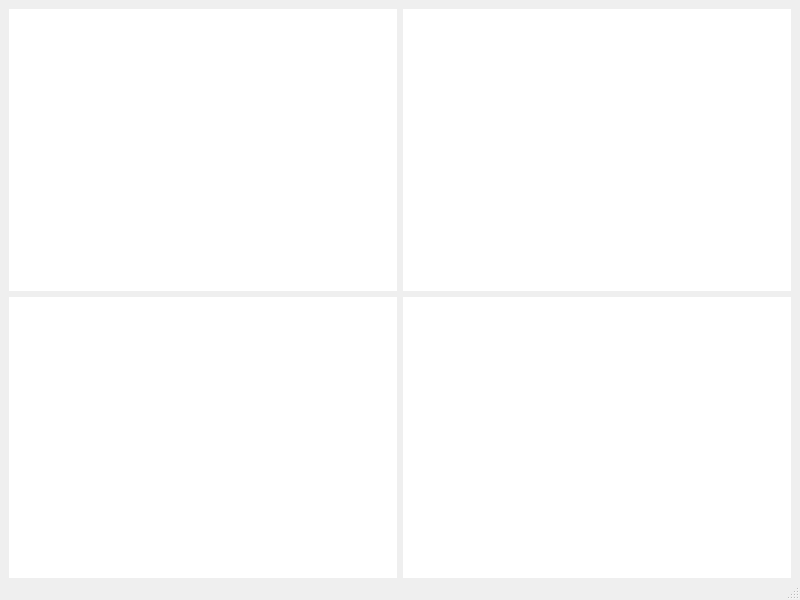
<?xml version="1.0" encoding="UTF-8"?>
<ui version="4.0">
 <class>MainWindow</class>
 <widget class="QMainWindow" name="MainWindow">
  <property name="geometry">
   <rect>
    <x>0</x>
    <y>0</y>
    <width>800</width>
    <height>600</height>
   </rect>
  </property>
  <property name="windowTitle">
   <string>文本比对</string>
  </property>
  <widget class="QWidget" name="centralwidget">
   <layout class="QGridLayout" name="gridLayout">
    <property name="bottomMargin">
     <number>0</number>
    </property>
    <item row="0" column="0">
     <widget class="QPlainTextEdit" name="plainTextEdit_old">
      <property name="sizePolicy">
       <sizepolicy hsizetype="Expanding" vsizetype="Expanding">
        <horstretch>0</horstretch>
        <verstretch>0</verstretch>
       </sizepolicy>
      </property>
      <property name="palette">
       <palette>
        <active>
         <colorrole role="Window">
          <brush brushstyle="SolidPattern">
           <color alpha="255">
            <red>255</red>
            <green>255</green>
            <blue>255</blue>
           </color>
          </brush>
         </colorrole>
        </active>
        <inactive>
         <colorrole role="Window">
          <brush brushstyle="SolidPattern">
           <color alpha="255">
            <red>255</red>
            <green>255</green>
            <blue>255</blue>
           </color>
          </brush>
         </colorrole>
        </inactive>
        <disabled>
         <colorrole role="Base">
          <brush brushstyle="SolidPattern">
           <color alpha="255">
            <red>255</red>
            <green>255</green>
            <blue>255</blue>
           </color>
          </brush>
         </colorrole>
         <colorrole role="Window">
          <brush brushstyle="SolidPattern">
           <color alpha="255">
            <red>255</red>
            <green>255</green>
            <blue>255</blue>
           </color>
          </brush>
         </colorrole>
        </disabled>
       </palette>
      </property>
      <property name="autoFillBackground">
       <bool>true</bool>
      </property>
      <property name="styleSheet">
       <string notr="true"/>
      </property>
      <property name="frameShape">
       <enum>QFrame::Shape::NoFrame</enum>
      </property>
      <property name="frameShadow">
       <enum>QFrame::Shadow::Sunken</enum>
      </property>
      <property name="lineWrapMode">
       <enum>QPlainTextEdit::LineWrapMode::NoWrap</enum>
      </property>
     </widget>
    </item>
    <item row="1" column="0">
     <widget class="QTextBrowser" name="textBrowser_old">
      <property name="palette">
       <palette>
        <active>
         <colorrole role="Window">
          <brush brushstyle="SolidPattern">
           <color alpha="255">
            <red>255</red>
            <green>255</green>
            <blue>255</blue>
           </color>
          </brush>
         </colorrole>
        </active>
        <inactive>
         <colorrole role="Window">
          <brush brushstyle="SolidPattern">
           <color alpha="255">
            <red>255</red>
            <green>255</green>
            <blue>255</blue>
           </color>
          </brush>
         </colorrole>
        </inactive>
        <disabled>
         <colorrole role="Base">
          <brush brushstyle="SolidPattern">
           <color alpha="255">
            <red>255</red>
            <green>255</green>
            <blue>255</blue>
           </color>
          </brush>
         </colorrole>
         <colorrole role="Window">
          <brush brushstyle="SolidPattern">
           <color alpha="255">
            <red>255</red>
            <green>255</green>
            <blue>255</blue>
           </color>
          </brush>
         </colorrole>
        </disabled>
       </palette>
      </property>
      <property name="font">
       <font>
        <family>Courier</family>
       </font>
      </property>
      <property name="autoFillBackground">
       <bool>true</bool>
      </property>
      <property name="styleSheet">
       <string notr="true"/>
      </property>
      <property name="frameShape">
       <enum>QFrame::Shape::NoFrame</enum>
      </property>
      <property name="frameShadow">
       <enum>QFrame::Shadow::Sunken</enum>
      </property>
      <property name="lineWidth">
       <number>1</number>
      </property>
      <property name="lineWrapMode">
       <enum>QTextEdit::LineWrapMode::NoWrap</enum>
      </property>
     </widget>
    </item>
    <item row="0" column="1">
     <widget class="QPlainTextEdit" name="plainTextEdit_new">
      <property name="sizePolicy">
       <sizepolicy hsizetype="Expanding" vsizetype="Expanding">
        <horstretch>0</horstretch>
        <verstretch>0</verstretch>
       </sizepolicy>
      </property>
      <property name="palette">
       <palette>
        <active>
         <colorrole role="Window">
          <brush brushstyle="SolidPattern">
           <color alpha="255">
            <red>255</red>
            <green>255</green>
            <blue>255</blue>
           </color>
          </brush>
         </colorrole>
        </active>
        <inactive>
         <colorrole role="Window">
          <brush brushstyle="SolidPattern">
           <color alpha="255">
            <red>255</red>
            <green>255</green>
            <blue>255</blue>
           </color>
          </brush>
         </colorrole>
        </inactive>
        <disabled>
         <colorrole role="Base">
          <brush brushstyle="SolidPattern">
           <color alpha="255">
            <red>255</red>
            <green>255</green>
            <blue>255</blue>
           </color>
          </brush>
         </colorrole>
         <colorrole role="Window">
          <brush brushstyle="SolidPattern">
           <color alpha="255">
            <red>255</red>
            <green>255</green>
            <blue>255</blue>
           </color>
          </brush>
         </colorrole>
        </disabled>
       </palette>
      </property>
      <property name="autoFillBackground">
       <bool>true</bool>
      </property>
      <property name="styleSheet">
       <string notr="true"/>
      </property>
      <property name="frameShape">
       <enum>QFrame::Shape::NoFrame</enum>
      </property>
      <property name="lineWrapMode">
       <enum>QPlainTextEdit::LineWrapMode::NoWrap</enum>
      </property>
     </widget>
    </item>
    <item row="1" column="1">
     <widget class="QTextBrowser" name="textBrowser_new">
      <property name="palette">
       <palette>
        <active>
         <colorrole role="Window">
          <brush brushstyle="SolidPattern">
           <color alpha="255">
            <red>255</red>
            <green>255</green>
            <blue>255</blue>
           </color>
          </brush>
         </colorrole>
        </active>
        <inactive>
         <colorrole role="Window">
          <brush brushstyle="SolidPattern">
           <color alpha="255">
            <red>255</red>
            <green>255</green>
            <blue>255</blue>
           </color>
          </brush>
         </colorrole>
        </inactive>
        <disabled>
         <colorrole role="Base">
          <brush brushstyle="SolidPattern">
           <color alpha="255">
            <red>255</red>
            <green>255</green>
            <blue>255</blue>
           </color>
          </brush>
         </colorrole>
         <colorrole role="Window">
          <brush brushstyle="SolidPattern">
           <color alpha="255">
            <red>255</red>
            <green>255</green>
            <blue>255</blue>
           </color>
          </brush>
         </colorrole>
        </disabled>
       </palette>
      </property>
      <property name="font">
       <font>
        <family>Courier</family>
       </font>
      </property>
      <property name="autoFillBackground">
       <bool>true</bool>
      </property>
      <property name="styleSheet">
       <string notr="true"/>
      </property>
      <property name="frameShape">
       <enum>QFrame::Shape::NoFrame</enum>
      </property>
      <property name="lineWrapMode">
       <enum>QTextEdit::LineWrapMode::NoWrap</enum>
      </property>
     </widget>
    </item>
   </layout>
  </widget>
  <widget class="QMenuBar" name="menubar">
   <property name="geometry">
    <rect>
     <x>0</x>
     <y>0</y>
     <width>800</width>
     <height>33</height>
    </rect>
   </property>
  </widget>
  <widget class="QStatusBar" name="statusbar"/>
 </widget>
 <resources/>
 <connections/>
</ui>
